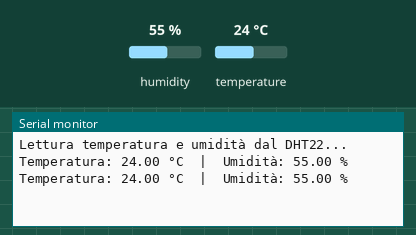
A sketch run on a simulated STM32 Blue Pill. Shown: the last lines printed to the serial monitor. Inputs (shaded band) come from the test bench; at power-on: humidity 55 %, temperature 24 °C.

Above: at 2.8 s.
2.9 s: humidity set to 22 %
At 4.9 s:
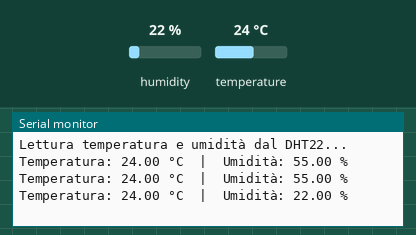
5.6 s: temperature set to 12 °C
At 6.6 s:
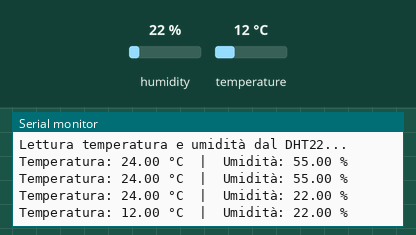
8.3 s: humidity set to 40 %
At 11.3 s:
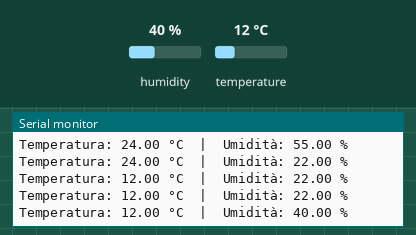
Timing chart, 0 to 12.8 s (numbered marks = the images above; inputs shaded):
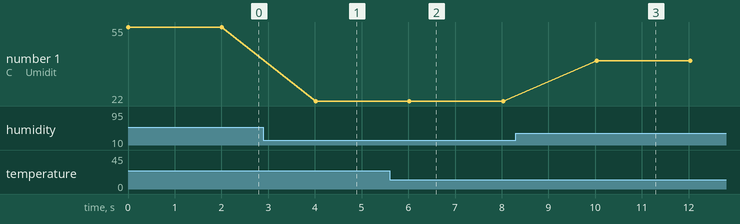

The sketch:

temperature.ino
```cpp
#include "DHT.h"

// Impostazioni sensore
#define DHTPIN 4        // Pin collegato al segnale del DHT22
#define DHTTYPE DHT22   // Tipo sensore

DHT dht(DHTPIN, DHTTYPE);

void setup() {
  Serial.begin(115200);
  dht.begin();
  Serial.println("Lettura temperatura e umidità dal DHT22...");
}

void loop() {
  float humidity = dht.readHumidity();
  float temperature = dht.readTemperature(); // Celsius

  if (isnan(humidity) || isnan(temperature)) {
    Serial.println("Errore nella lettura del sensore!");
    delay(2000);
    return;
  }

  Serial.print("Temperatura: ");
  Serial.print(temperature);
  Serial.print(" °C  |  Umidità: ");
  Serial.print(humidity);
  Serial.println(" %");

  delay(2000); // ogni 2 secondi
}
```

Measured:
- after the input at 2.9 s, the serial monitor: prints a new line after 1.1 s (image 1)
- after the input at 5.6 s, the serial monitor: prints a new line after 0.42 s (image 2)
- after the input at 8.3 s, the serial monitor: prints a new line after 1.7 s (image 3)
- plotted number 1: 22 → 40 after the input at 8.3 s
